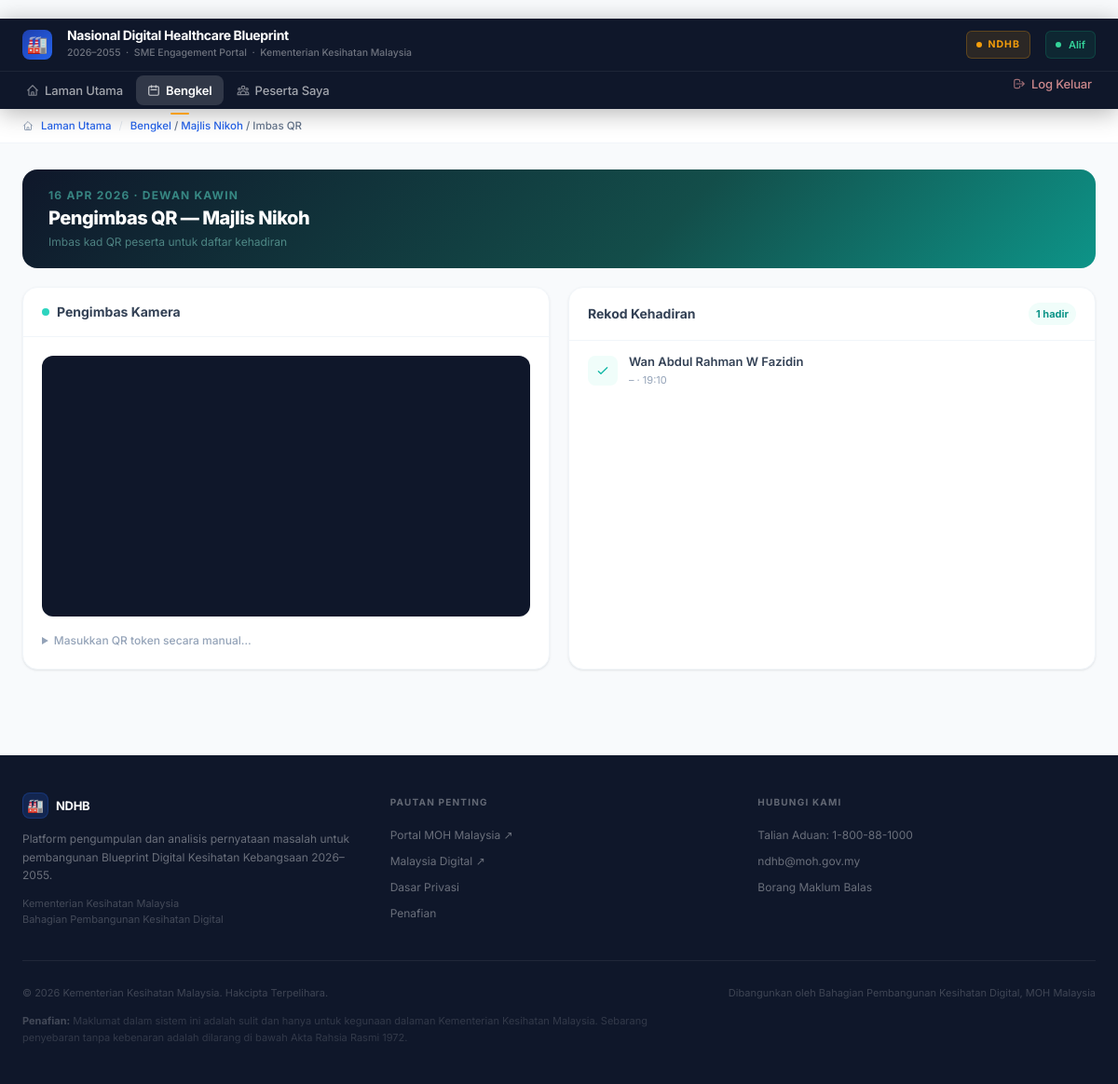
The page /bengkel/2/imbas/ (signed in) on the database its author committed.
### bengkel/models.py (models this page shows, shortened)
class Bengkel(models.Model):
    title             = models.CharField(max_length=255)
    description       = models.TextField(blank=True)
    tarikh            = models.DateTimeField()
    tarikh_tamat      = models.DateTimeField(null=True, blank=True)
    lokasi_nama       = models.CharField(max_length=300)
    lokasi_alamat     = models.TextField(blank=True)
    organizer_nama    = models.CharField(max_length=200)
    organizer_email   = models.EmailField(blank=True)
    organizer_telefon = models.CharField(max_length=30, blank=True)
    video_ucapan_url  = models.URLField(blank=True)   # alu-aluan / welcome speech
    video_arah_url    = models.URLField(blank=True)   # directions to hall
    had_peserta       = models.PositiveIntegerField(default=0)  # 0 = no limit
    reg_token         = models.UUIDField(default=uuid.uuid4, unique=True, editable=False)
    reg_enabled       = models.BooleanField(default=False)
    reg_had           = models.PositiveIntegerField(default=0)  # 0 = no extra cap
    created_by        = models.ForeignKey(
        User, on_delete=models.SET_NULL, null=True, related_name="bengkel_dicipta"
    )
    created_at  = models.DateTimeField(auto_now_add=True)
    updated_at  = models.DateTimeField(auto_now=True)
    class Meta:
        ordering         = ["-tarikh"]
        verbose_name     = "Bengkel"
        verbose_name_plural = "Senarai Bengkel"

class Kehadiran(models.Model):
    jemputan       = models.OneToOneField(Jemputan, on_delete=models.CASCADE, related_name="kehadiran")
    checked_in_at  = models.DateTimeField(auto_now_add=True)
    checked_in_by  = models.ForeignKey(
        User, on_delete=models.SET_NULL, null=True, blank=True, related_name="check_ins"
    )
    class Meta:
        verbose_name        = "Kehadiran"
        verbose_name_plural = "Rekod Kehadiran"

class Jemputan(models.Model):
    STATUS_CHOICES = [
        ("pending",  "Menunggu"),
        ("accepted", "Diterima"),
        ("rejected", "Ditolak"),
    ]
    bengkel          = models.ForeignKey(Bengkel, on_delete=models.CASCADE, related_name="jemputan")
    nama             = models.CharField(max_length=200, blank=True)
    email            = models.EmailField(blank=True)
    organisasi       = models.CharField(max_length=200, blank=True)
    jawatan          = models.CharField(max_length=200, blank=True)
    user             = models.ForeignKey(
        User, on_delete=models.SET_NULL, null=True, blank=True, related_name="jemputan"
    )
    token            = models.UUIDField(default=uuid.uuid4, unique=True, editable=False)
    qr_token         = models.UUIDField(default=uuid.uuid4, unique=True, editable=False)
    status           = models.CharField(max_length=20, choices=STATUS_CHOICES, default="pending")
    dijemput_oleh    = models.ForeignKey(
        User, on_delete=models.SET_NULL, null=True, blank=True, related_name="jemputan_dihantar"
    )
    responded_at     = models.DateTimeField(null=True, blank=True)
    catatan_invitee  = models.TextField(blank=True)
    created_at       = models.DateTimeField(auto_now_add=True)
    class Meta:
        ordering            = ["-created_at"]
        verbose_name        = "Jemputan"
        verbose_name_plural = "Senarai Jemputan"

### bengkel/views.py (the view)
# urls.py: path("<int:pk>/imbas/",           views.qr_scan,            name="qr_scan"),
@login_required
def qr_scan(request, pk):
    bengkel       = get_object_or_404(Bengkel, pk=pk)
    kehadiran_list = (
        Kehadiran.objects
        .filter(jemputan__bengkel=bengkel)
        .select_related("jemputan", "checked_in_by")
        .order_by("-checked_in_at")
    )
    return render(request, "bengkel/scan.html", {
        "bengkel": bengkel, "kehadiran_list": kehadiran_list, "active": "bengkel",
    })

### templates/bengkel/scan.html (shortened to what this page needs)
{% extends "base.html" %}
{% block breadcrumb %}
  <a href="{% url 'bengkel:list' %}" class="text-blue-600 hover:underline text-[11.5px]">Bengkel</a> /
  <a href="{% url 'bengkel:detail' pk=bengkel.pk %}" class="text-blue-600 hover:underline text-[11.5px]">{{ bengkel.title|truncatechars:30 }}</a> /
  Imbas QR
{% endblock %}
{% block content %}
<div class="animate-fade-in">
  <div class="rounded-2xl px-7 py-5 mb-5"
       style="background:linear-gradient(135deg,#0f172a 0%,#134e4a 60%,#0d9488 100%)">
    <div class="text-teal-300/50 text-xs font-bold uppercase tracking-widest mb-0.5">{{ bengkel.tarikh|date:"d M Y" }} · {{ bengkel.lokasi_nama }}</div>
    <h1 class="text-white text-xl font-extrabold tracking-tight">Pengimbas QR — {{ bengkel.title }}</h1>
    <p class="text-teal-200/45 text-xs mt-1">Imbas kad QR peserta untuk daftar kehadiran</p>
  </div>
  <div class="grid lg:grid-cols-2 gap-5">
    <div class="bg-white rounded-2xl border border-slate-100 shadow-card overflow-hidden">
      <div class="px-5 py-4 border-b border-slate-100 flex items-center gap-2">
        <div class="w-2 h-2 rounded-full bg-teal-400 animate-pulse"></div>
        <h2 class="font-bold text-slate-700 text-sm">Pengimbas Kamera</h2>
      </div>
      <div class="p-5">
        <div id="reader" class="rounded-xl overflow-hidden bg-slate-900 w-full" style="min-height:280px"></div>
        <details class="mt-4">
          <summary class="text-[12px] text-slate-400 cursor-pointer select-none hover:text-slate-600 transition-colors font-medium">
            Masukkan QR token secara manual…
          </summary>
        </details>
      </div>
    </div>
    <div class="bg-white rounded-2xl border border-slate-100 shadow-card overflow-hidden">
      <div class="px-5 py-4 border-b border-slate-100 flex items-center justify-between">
        <h2 class="font-bold text-slate-700 text-sm">Rekod Kehadiran</h2>
        <span class="text-[11px] font-bold text-teal-600 bg-teal-50 px-2 py-0.5 rounded-full">{{ kehadiran_list.count }} hadir</span>
      </div>
      <div id="checkinList" class="divide-y divide-slate-50 max-h-[420px] overflow-y-auto">
        {% if not kehadiran_list %}
          <div class="px-5 py-10 text-center text-slate-400 text-sm" id="emptyState">
            Tiada rekod kehadiran lagi. Mula imbas QR peserta.
          </div>
        {% else %}
          {% for k in kehadiran_list %}
          <div class="px-5 py-3 flex items-center gap-3">
            <div class="w-8 h-8 rounded-lg bg-teal-50 flex items-center justify-center flex-shrink-0">
              <svg class="w-4 h-4 text-teal-500" fill="none" stroke="currentColor" stroke-width="2" viewBox="0 0 24 24"><path stroke-linecap="round" stroke-linejoin="round" d="M5 13l4 4L19 7"/></svg>
            </div>
            <div class="flex-1 min-w-0">
              <div class="font-semibold text-slate-700 text-[13px] truncate">{{ k.jemputan.nama }}</div>
              <div class="text-slate-400 text-[11px]">{{ k.jemputan.organisasi|default:"–" }} · {{ k.checked_in_at|date:"H:i" }}</div>
            </div>
          </div>
          {% endfor %}
        {% endif %}
      </div>
    </div>
  </div>
</div>
{% endblock %}

### templates/base.html (shortened to what this page needs)
﻿<!DOCTYPE html>
<html lang="ms" class="scroll-smooth">
<head>
  <script src="https://cdn.tailwindcss.com"></script>
</head>
<body class="bg-slate-50 text-slate-800 min-h-screen text-sm antialiased">
<header id="site-header" class="bg-[#0f172a] sticky top-0 z-40" style="box-shadow:0 1px 0 rgba(255,255,255,.06),0 4px 24px rgba(0,0,0,.3)">
  <div class="border-b border-white/[.06]">
    <div class="max-w-[1380px] mx-auto px-6 flex items-center gap-4 h-14">
      <div class="flex-shrink-0 w-8 h-8 rounded-lg flex items-center justify-center text-lg" style="background:linear-gradient(135deg,#1e40af,#2563eb)">
        <span>&#127981;</span>
      </div>
      <div class="flex-1 min-w-0">
        <div class="text-white font-bold text-[14px] leading-tight tracking-tight">Nasional Digital Healthcare Blueprint</div>
        <div class="text-white/40 text-[10.5px] font-medium mt-px">2026–2055 &nbsp;·&nbsp; SME Engagement Portal &nbsp;·&nbsp; Kementerian Kesihatan Malaysia</div>
      </div>
      <div class="hidden sm:flex items-center gap-1.5 text-[10.5px] font-bold tracking-widest uppercase px-2.5 py-1 rounded-md" style="background:rgba(245,158,11,.12);color:#f59e0b;border:1px solid rgba(245,158,11,.25)">
        <span class="w-1.5 h-1.5 rounded-full bg-[#f59e0b] inline-block"></span>NDHB
      </div>
      {% if user.is_authenticated %}
        <div class="flex items-center gap-2 text-[11px] font-semibold px-2.5 py-1 rounded-md" style="background:rgba(16,185,129,.10);color:#34d399;border:1px solid rgba(16,185,129,.2)">
          <span class="w-1.5 h-1.5 rounded-full bg-emerald-400 animate-pulse inline-block"></span>
          {{ user.username }}
        </div>
      {% endif %}
    </div>
  </div>
  <div class="max-w-[1380px] mx-auto px-4 flex items-center justify-between h-10">
    <div class="flex items-center gap-0.5">
      {% if user.is_authenticated %}
      <a href="{% if user.is_staff and not user.is_superuser %}{% url 'bengkel:penganjur_home' %}{% else %}{% url 'home' %}{% endif %}" class="nav-link {% if active == 'home' %}active{% endif %}">
        Laman Utama
      </a>
      <a href="{% url 'bengkel:list' %}" class="nav-link {% if active == 'bengkel' %}active{% endif %}">
        <svg class="w-3.5 h-3.5 flex-shrink-0 opacity-75" fill="none" stroke="currentColor" stroke-width="2" viewBox="0 0 24 24"><path stroke-linecap="round" stroke-linejoin="round" d="M8 7V3m8 4V3m-9 8h10M5 21h14a2 2 0 002-2V7a2 2 0 00-2-2H5a2 2 0 00-2 2v12a2 2 0 002 2z"/></svg>
        Bengkel
      </a>
      {% if user.is_staff and not user.is_superuser %}
      <a href="{% url 'bengkel:peserta_saya' %}" class="nav-link {% if active == 'peserta' %}active{% endif %}">
        Peserta Saya
      </a>
      {% endif %}
      {% endif %}
    </div>
    <div class="flex items-center">
      {% if user.is_authenticated %}
        <form method="post" action="{% url 'logout' %}">
          <button type="submit" class="nav-link" style="color:rgba(252,165,165,.8)">
            <svg class="w-3.5 h-3.5 opacity-75" fill="none" stroke="currentColor" stroke-width="2" viewBox="0 0 24 24"><path stroke-linecap="round" stroke-linejoin="round" d="M17 16l4-4m0 0l-4-4m4 4H7m6 4v1a3 3 0 01-3 3H6a3 3 0 01-3-3V7a3 3 0 013-3h4a3 3 0 013 3v1"/></svg>
            Log Keluar
          </button>
        </form>
      {% endif %}
    </div>
  </div>
</header>
<div class="bg-white border-b border-slate-100 px-6 py-2">
  <div class="max-w-[1380px] mx-auto flex items-center gap-2 text-[11.5px] text-slate-400">
    <svg class="w-3 h-3 flex-shrink-0" fill="none" stroke="currentColor" stroke-width="2" viewBox="0 0 24 24"><path stroke-linecap="round" stroke-linejoin="round" d="M3 12l2-2m0 0l7-7 7 7M5 10v10a1 1 0 001 1h3m10-11l2 2m-2-2v10a1 1 0 01-1 1h-3m-6 0a1 1 0 001-1v-4a1 1 0 011-1h2a1 1 0 011 1v4a1 1 0 001 1m-6 0h6"/></svg>
    <a href="{% url 'home' %}" class="text-blue-600 hover:text-blue-700 font-medium hover:underline">Laman Utama</a>
    <span class="text-slate-200">/</span>
    <span class="text-slate-500 font-medium">{% block breadcrumb %}Portal NDHB{% endblock %}</span>
  </div>
</div>
<main class="max-w-[1380px] mx-auto px-6 py-7 animate-fade-in">
  {% block content %}{% endblock %}
</main>
<footer class="mt-16" style="background:#0f172a">
  <div class="max-w-[1380px] mx-auto px-6 py-10">
    <div class="grid grid-cols-1 md:grid-cols-3 gap-8 pb-8" style="border-bottom:1px solid rgba(255,255,255,.07)">
      <div>
        <div class="flex items-center gap-2 mb-3">
          <div class="w-7 h-7 rounded-lg flex items-center justify-center text-sm" style="background:rgba(37,99,235,.2);border:1px solid rgba(37,99,235,.25)">&#127981;</div>
          <span class="text-white text-[13px] font-bold tracking-tight">NDHB</span>
        </div>
        <p class="text-[12px] leading-relaxed mb-3" style="color:rgba(255,255,255,.38)">Platform pengumpulan dan analisis pernyataan masalah untuk pembangunan Blueprint Digital Kesihatan Kebangsaan 2026–2055.</p>
        <p class="text-[11px] leading-relaxed" style="color:rgba(255,255,255,.22)">Kementerian Kesihatan Malaysia<br>Bahagian Pembangunan Kesihatan Digital</p>
      </div>
      <div>
        <h4 class="text-[10px] font-bold uppercase tracking-[.12em] mb-4" style="color:rgba(255,255,255,.35)">Pautan Penting</h4>
        <a href="https://www.moh.gov.my" target="_blank" rel="noopener" class="block text-[12px] mb-2 transition-colors hover:underline" style="color:rgba(255,255,255,.38)">Portal MOH Malaysia ↗</a>
        <a href="https://digital.gov.my" target="_blank" rel="noopener" class="block text-[12px] mb-2 transition-colors hover:underline" style="color:rgba(255,255,255,.38)">Malaysia Digital ↗</a>
        <a href="#" class="block text-[12px] mb-2 transition-colors" style="color:rgba(255,255,255,.38)">Dasar Privasi</a>
        <a href="#" class="block text-[12px] mb-2 transition-colors" style="color:rgba(255,255,255,.38)">Penafian</a>
      </div>
      <div>
        <h4 class="text-[10px] font-bold uppercase tracking-[.12em] mb-4" style="color:rgba(255,255,255,.35)">Hubungi Kami</h4>
        <a href="#" class="block text-[12px] mb-2 transition-colors" style="color:rgba(255,255,255,.38)">Talian Aduan: 1-800-88-1000</a>
        <a href="#" class="block text-[12px] mb-2 transition-colors" style="color:rgba(255,255,255,.38)">ndhb@moh.gov.my</a>
        <a href="#" class="block text-[12px] mb-2 transition-colors" style="color:rgba(255,255,255,.38)">Borang Maklum Balas</a>
      </div>
    </div>
    <div class="flex justify-between flex-wrap gap-2 pt-6 text-[11px]" style="color:rgba(255,255,255,.2)">
      <span>&copy; 2026 Kementerian Kesihatan Malaysia. Hakcipta Terpelihara.</span>
      <span>Dibangunkan oleh Bahagian Pembangunan Kesihatan Digital, MOH Malaysia</span>
    </div>
    <p class="text-[11px] mt-3 leading-relaxed max-w-2xl" style="color:rgba(255,255,255,.15)">
      <strong style="color:rgba(255,255,255,.22)">Penafian:</strong> Maklumat dalam sistem ini adalah sulit dan hanya untuk kegunaan dalaman Kementerian Kesihatan Malaysia. Sebarang penyebaran tanpa kebenaran adalah dilarang di bawah Akta Rahsia Rasmi 1972.
    </p>
  </div>
</footer>
</body>
</html>

### templates/base.html (style rules this page uses)
* { -webkit-font-smoothing:antialiased;-moz-osx-font-smoothing:grayscale; }
body { font-family:"Inter",system-ui,sans-serif; }
.animate-fade-in { animation:fadeIn .4s cubic-bezier(.16,1,.3,1) both }
#site-header { transition:box-shadow .2s ease }
.nav-link { display:flex;align-items:center;gap:6px;padding:6px 12px;border-radius:8px;font-size:13px;font-weight:500;color:rgba(255,255,255,.62);transition:all .15s ease;white-space:nowrap;position:relative;letter-spacing:-.01em }
.nav-link.active { background:rgba(255,255,255,.14);color:#fff;font-weight:600 }
.nav-link.active::after { content:'';position:absolute;bottom:-10px;left:50%;transform:translateX(-50%);width:20px;height:2px;border-radius:1px;background:#f59e0b }
.shadow-card { box-shadow:0 1px 3px rgba(15,23,42,.07),0 1px 2px rgba(15,23,42,.04) }

### rows shown on the page
Bengkel: title "Majlis Nikoh", tarikh "16 APR 2026", lokasi_nama "DEWAN KAWIN"
Kehadiran: jemputan.nama "Wan Abdul Rahman W Fazidin", jemputan.organisasi "–", checked_in_at "19:10"

### other values the page prints
{{ user.username }} "Alif"
{{ kehadiran_list.count }} "1"
